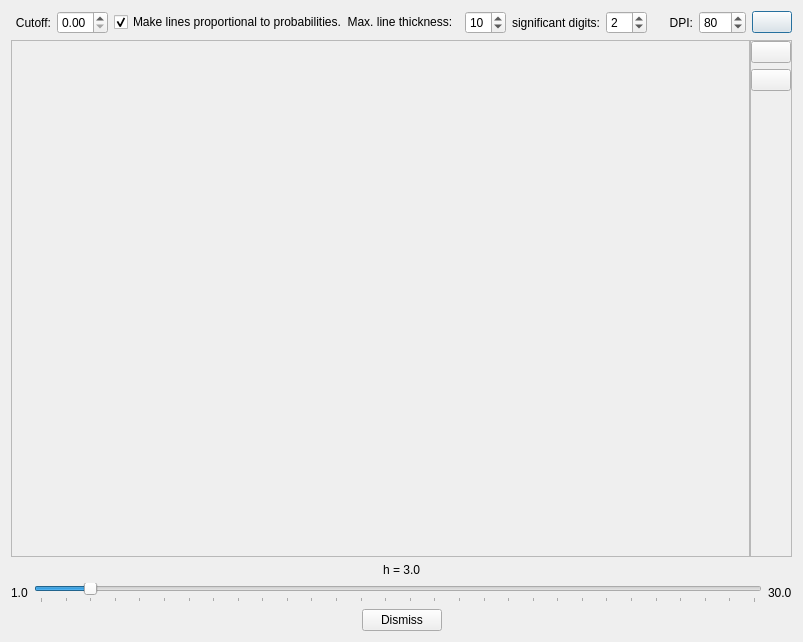
<?xml version="1.0" encoding="UTF-8"?>
<ui version="4.0">
 <class>DynamicFaciesRelationshipDiagramDialog</class>
 <widget class="QDialog" name="DynamicFaciesRelationshipDiagramDialog">
  <property name="geometry">
   <rect>
    <x>0</x>
    <y>0</y>
    <width>803</width>
    <height>642</height>
   </rect>
  </property>
  <property name="windowTitle">
   <string>Dialog</string>
  </property>
  <layout class="QVBoxLayout" name="verticalLayout">
   <item>
    <layout class="QHBoxLayout" name="horizontalLayout_4">
     <property name="topMargin">
      <number>0</number>
     </property>
     <item>
      <widget class="QLabel" name="label">
       <property name="sizePolicy">
        <sizepolicy hsizetype="Minimum" vsizetype="Preferred">
         <horstretch>0</horstretch>
         <verstretch>0</verstretch>
        </sizepolicy>
       </property>
       <property name="text">
        <string>Cutoff:</string>
       </property>
       <property name="alignment">
        <set>Qt::AlignRight|Qt::AlignTrailing|Qt::AlignVCenter</set>
       </property>
      </widget>
     </item>
     <item>
      <widget class="QDoubleSpinBox" name="dblSpinCutoff">
       <property name="sizePolicy">
        <sizepolicy hsizetype="Preferred" vsizetype="Fixed">
         <horstretch>0</horstretch>
         <verstretch>0</verstretch>
        </sizepolicy>
       </property>
       <property name="maximum">
        <double>1.000000000000000</double>
       </property>
       <property name="singleStep">
        <double>0.010000000000000</double>
       </property>
      </widget>
     </item>
     <item>
      <widget class="QCheckBox" name="chkMakeProportional">
       <property name="text">
        <string>Make lines proportional to probabilities.  Max. line thickness:</string>
       </property>
       <property name="checked">
        <bool>true</bool>
       </property>
      </widget>
     </item>
     <item>
      <widget class="QSpinBox" name="spinMaxLineThickness">
       <property name="sizePolicy">
        <sizepolicy hsizetype="Preferred" vsizetype="Fixed">
         <horstretch>0</horstretch>
         <verstretch>0</verstretch>
        </sizepolicy>
       </property>
       <property name="value">
        <number>10</number>
       </property>
      </widget>
     </item>
     <item>
      <widget class="QLabel" name="label_2">
       <property name="text">
        <string>significant digits:</string>
       </property>
       <property name="alignment">
        <set>Qt::AlignRight|Qt::AlignTrailing|Qt::AlignVCenter</set>
       </property>
      </widget>
     </item>
     <item>
      <widget class="QSpinBox" name="spinPrecision">
       <property name="sizePolicy">
        <sizepolicy hsizetype="Preferred" vsizetype="Fixed">
         <horstretch>0</horstretch>
         <verstretch>0</verstretch>
        </sizepolicy>
       </property>
       <property name="maximum">
        <number>20</number>
       </property>
       <property name="value">
        <number>2</number>
       </property>
      </widget>
     </item>
     <item>
      <widget class="QLabel" name="label_3">
       <property name="sizePolicy">
        <sizepolicy hsizetype="Minimum" vsizetype="Preferred">
         <horstretch>0</horstretch>
         <verstretch>0</verstretch>
        </sizepolicy>
       </property>
       <property name="text">
        <string>DPI:</string>
       </property>
       <property name="alignment">
        <set>Qt::AlignRight|Qt::AlignTrailing|Qt::AlignVCenter</set>
       </property>
      </widget>
     </item>
     <item>
      <widget class="QSpinBox" name="spinDPI">
       <property name="minimum">
        <number>10</number>
       </property>
       <property name="maximum">
        <number>600</number>
       </property>
       <property name="singleStep">
        <number>10</number>
       </property>
       <property name="value">
        <number>80</number>
       </property>
      </widget>
     </item>
     <item>
      <widget class="QPushButton" name="btnRedo">
       <property name="sizePolicy">
        <sizepolicy hsizetype="Fixed" vsizetype="Fixed">
         <horstretch>0</horstretch>
         <verstretch>0</verstretch>
        </sizepolicy>
       </property>
       <property name="toolTip">
        <string>Rebuild the diagrams w/current settings (may take a while)</string>
       </property>
       <property name="text">
        <string/>
       </property>
       <property name="icon">
        <iconset resource="../imagejockey/ijresources.qrc">
         <normaloff>:/ijicons32/ijupdate32</normaloff>:/ijicons32/ijupdate32</iconset>
       </property>
      </widget>
     </item>
    </layout>
   </item>
   <item>
    <layout class="QHBoxLayout" name="horizontalLayout_3">
     <property name="spacing">
      <number>0</number>
     </property>
     <property name="leftMargin">
      <number>0</number>
     </property>
     <property name="topMargin">
      <number>0</number>
     </property>
     <item>
      <widget class="QScrollArea" name="scrollAreaImage">
       <property name="widgetResizable">
        <bool>true</bool>
       </property>
       <widget class="QWidget" name="scrollAreaWidgetContents">
        <property name="geometry">
         <rect>
          <x>0</x>
          <y>0</y>
          <width>735</width>
          <height>506</height>
         </rect>
        </property>
        <layout class="QVBoxLayout" name="verticalLayout_2">
         <property name="spacing">
          <number>0</number>
         </property>
         <property name="leftMargin">
          <number>0</number>
         </property>
         <property name="topMargin">
          <number>0</number>
         </property>
         <property name="rightMargin">
          <number>0</number>
         </property>
         <property name="bottomMargin">
          <number>0</number>
         </property>
         <item>
          <widget class="QLabel" name="lblImage">
           <property name="text">
            <string/>
           </property>
          </widget>
         </item>
        </layout>
       </widget>
      </widget>
     </item>
     <item>
      <widget class="QFrame" name="frmTools">
       <property name="minimumSize">
        <size>
         <width>10</width>
         <height>0</height>
        </size>
       </property>
       <property name="frameShape">
        <enum>QFrame::StyledPanel</enum>
       </property>
       <property name="frameShadow">
        <enum>QFrame::Raised</enum>
       </property>
       <layout class="QVBoxLayout" name="verticalLayout_3">
        <property name="leftMargin">
         <number>0</number>
        </property>
        <property name="topMargin">
         <number>0</number>
        </property>
        <property name="rightMargin">
         <number>0</number>
        </property>
        <property name="bottomMargin">
         <number>0</number>
        </property>
        <item>
         <widget class="QPushButton" name="btnCapture">
          <property name="toolTip">
           <string>Capture current image to clipboard.</string>
          </property>
          <property name="text">
           <string/>
          </property>
          <property name="icon">
           <iconset resource="../resources.qrc">
            <normaloff>:/icons32/snapshot32</normaloff>:/icons32/snapshot32</iconset>
          </property>
          <property name="iconSize">
           <size>
            <width>32</width>
            <height>32</height>
           </size>
          </property>
         </widget>
        </item>
        <item>
         <widget class="QPushButton" name="btnSave">
          <property name="toolTip">
           <string>Save current diagram as a plot file.</string>
          </property>
          <property name="text">
           <string/>
          </property>
          <property name="icon">
           <iconset resource="../resources.qrc">
            <normaloff>:/icons32/save32</normaloff>:/icons32/save32</iconset>
          </property>
          <property name="iconSize">
           <size>
            <width>32</width>
            <height>32</height>
           </size>
          </property>
         </widget>
        </item>
        <item>
         <spacer name="verticalSpacer">
          <property name="orientation">
           <enum>Qt::Vertical</enum>
          </property>
          <property name="sizeHint" stdset="0">
           <size>
            <width>20</width>
            <height>40</height>
           </size>
          </property>
         </spacer>
        </item>
       </layout>
      </widget>
     </item>
    </layout>
   </item>
   <item>
    <widget class="QLabel" name="lblCurrentH">
     <property name="text">
      <string>h = 3.0</string>
     </property>
     <property name="alignment">
      <set>Qt::AlignCenter</set>
     </property>
    </widget>
   </item>
   <item>
    <layout class="QHBoxLayout" name="horizontalLayout_2">
     <item>
      <widget class="QLabel" name="lblMin">
       <property name="text">
        <string>1.0</string>
       </property>
      </widget>
     </item>
     <item>
      <widget class="QSlider" name="sliderH">
       <property name="minimum">
        <number>1</number>
       </property>
       <property name="maximum">
        <number>30</number>
       </property>
       <property name="pageStep">
        <number>1</number>
       </property>
       <property name="sliderPosition">
        <number>3</number>
       </property>
       <property name="orientation">
        <enum>Qt::Horizontal</enum>
       </property>
       <property name="tickPosition">
        <enum>QSlider::TicksBelow</enum>
       </property>
       <property name="tickInterval">
        <number>0</number>
       </property>
      </widget>
     </item>
     <item>
      <widget class="QLabel" name="lblMax">
       <property name="text">
        <string>30.0</string>
       </property>
      </widget>
     </item>
    </layout>
   </item>
   <item>
    <layout class="QHBoxLayout" name="horizontalLayout">
     <item>
      <spacer name="horizontalSpacer_2">
       <property name="orientation">
        <enum>Qt::Horizontal</enum>
       </property>
       <property name="sizeHint" stdset="0">
        <size>
         <width>40</width>
         <height>20</height>
        </size>
       </property>
      </spacer>
     </item>
     <item>
      <widget class="QPushButton" name="btnDismiss">
       <property name="text">
        <string>Dismiss</string>
       </property>
      </widget>
     </item>
     <item>
      <spacer name="horizontalSpacer">
       <property name="orientation">
        <enum>Qt::Horizontal</enum>
       </property>
       <property name="sizeHint" stdset="0">
        <size>
         <width>40</width>
         <height>20</height>
        </size>
       </property>
      </spacer>
     </item>
    </layout>
   </item>
  </layout>
 </widget>
 <resources>
  <include location="../imagejockey/ijresources.qrc"/>
  <include location="../resources.qrc"/>
 </resources>
 <connections>
  <connection>
   <sender>btnDismiss</sender>
   <signal>clicked()</signal>
   <receiver>DynamicFaciesRelationshipDiagramDialog</receiver>
   <slot>reject()</slot>
   <hints>
    <hint type="sourcelabel">
     <x>438</x>
     <y>631</y>
    </hint>
    <hint type="destinationlabel">
     <x>460</x>
     <y>601</y>
    </hint>
   </hints>
  </connection>
  <connection>
   <sender>sliderH</sender>
   <signal>valueChanged(int)</signal>
   <receiver>DynamicFaciesRelationshipDiagramDialog</receiver>
   <slot>onDisplayDiagram(int)</slot>
   <hints>
    <hint type="sourcelabel">
     <x>182</x>
     <y>592</y>
    </hint>
    <hint type="destinationlabel">
     <x>125</x>
     <y>620</y>
    </hint>
   </hints>
  </connection>
  <connection>
   <sender>btnRedo</sender>
   <signal>clicked()</signal>
   <receiver>DynamicFaciesRelationshipDiagramDialog</receiver>
   <slot>onGenerateDiagrams()</slot>
   <hints>
    <hint type="sourcelabel">
     <x>778</x>
     <y>23</y>
    </hint>
    <hint type="destinationlabel">
     <x>797</x>
     <y>43</y>
    </hint>
   </hints>
  </connection>
  <connection>
   <sender>btnCapture</sender>
   <signal>clicked()</signal>
   <receiver>DynamicFaciesRelationshipDiagramDialog</receiver>
   <slot>onCapture()</slot>
   <hints>
    <hint type="sourcelabel">
     <x>777</x>
     <y>71</y>
    </hint>
    <hint type="destinationlabel">
     <x>799</x>
     <y>85</y>
    </hint>
   </hints>
  </connection>
  <connection>
   <sender>btnSave</sender>
   <signal>clicked()</signal>
   <receiver>DynamicFaciesRelationshipDiagramDialog</receiver>
   <slot>onSave()</slot>
   <hints>
    <hint type="sourcelabel">
     <x>776</x>
     <y>114</y>
    </hint>
    <hint type="destinationlabel">
     <x>798</x>
     <y>125</y>
    </hint>
   </hints>
  </connection>
 </connections>
 <slots>
  <slot>onDisplayDiagram(int)</slot>
  <slot>onGenerateDiagrams()</slot>
  <slot>onCapture()</slot>
  <slot>onSave()</slot>
 </slots>
</ui>
